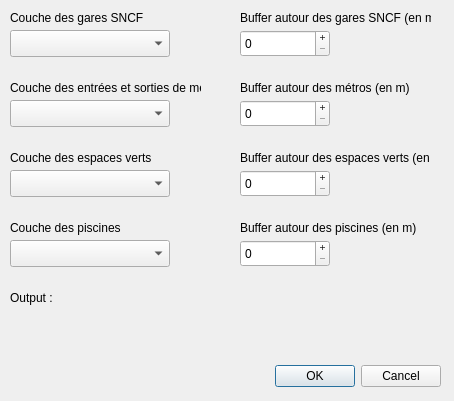
<?xml version="1.0" encoding="UTF-8"?>
<ui version="4.0">
 <class>LieuxPropicesDialogBase</class>
 <widget class="QDialog" name="LieuxPropicesDialogBase">
  <property name="geometry">
   <rect>
    <x>0</x>
    <y>0</y>
    <width>454</width>
    <height>401</height>
   </rect>
  </property>
  <property name="windowTitle">
   <string>Lieux Propices</string>
  </property>
  <widget class="QDialogButtonBox" name="button_OK">
   <property name="geometry">
    <rect>
     <x>100</x>
     <y>360</y>
     <width>341</width>
     <height>32</height>
    </rect>
   </property>
   <property name="orientation">
    <enum>Qt::Horizontal</enum>
   </property>
   <property name="standardButtons">
    <set>QDialogButtonBox::Cancel|QDialogButtonBox::Ok</set>
   </property>
  </widget>
  <widget class="QLabel" name="label">
   <property name="geometry">
    <rect>
     <x>10</x>
     <y>10</y>
     <width>141</width>
     <height>16</height>
    </rect>
   </property>
   <property name="text">
    <string>Couche des gares SNCF</string>
   </property>
  </widget>
  <widget class="QgsMapLayerComboBox" name="coucheGares">
   <property name="geometry">
    <rect>
     <x>10</x>
     <y>30</y>
     <width>160</width>
     <height>27</height>
    </rect>
   </property>
  </widget>
  <widget class="QLabel" name="label_2">
   <property name="geometry">
    <rect>
     <x>10</x>
     <y>80</y>
     <width>191</width>
     <height>16</height>
    </rect>
   </property>
   <property name="text">
    <string>Couche des entrées et sorties de métro</string>
   </property>
  </widget>
  <widget class="QgsMapLayerComboBox" name="coucheMetros">
   <property name="geometry">
    <rect>
     <x>10</x>
     <y>100</y>
     <width>160</width>
     <height>27</height>
    </rect>
   </property>
  </widget>
  <widget class="QLabel" name="label_3">
   <property name="geometry">
    <rect>
     <x>10</x>
     <y>150</y>
     <width>141</width>
     <height>16</height>
    </rect>
   </property>
   <property name="text">
    <string>Couche des espaces verts</string>
   </property>
  </widget>
  <widget class="QgsMapLayerComboBox" name="coucheEVs">
   <property name="geometry">
    <rect>
     <x>10</x>
     <y>170</y>
     <width>160</width>
     <height>27</height>
    </rect>
   </property>
  </widget>
  <widget class="QLabel" name="label_4">
   <property name="geometry">
    <rect>
     <x>10</x>
     <y>220</y>
     <width>141</width>
     <height>16</height>
    </rect>
   </property>
   <property name="text">
    <string>Couche des piscines</string>
   </property>
  </widget>
  <widget class="QgsMapLayerComboBox" name="couchePiscines">
   <property name="geometry">
    <rect>
     <x>10</x>
     <y>240</y>
     <width>160</width>
     <height>27</height>
    </rect>
   </property>
  </widget>
  <widget class="QgsSpinBox" name="distanceGares">
   <property name="geometry">
    <rect>
     <x>240</x>
     <y>30</y>
     <width>90</width>
     <height>27</height>
    </rect>
   </property>
   <property name="buttonSymbols">
    <enum>QAbstractSpinBox::PlusMinus</enum>
   </property>
   <property name="maximum">
    <number>10000</number>
   </property>
  </widget>
  <widget class="QLabel" name="label_5">
   <property name="geometry">
    <rect>
     <x>240</x>
     <y>10</y>
     <width>191</width>
     <height>16</height>
    </rect>
   </property>
   <property name="text">
    <string>Buffer autour des gares SNCF (en m)</string>
   </property>
  </widget>
  <widget class="QgsSpinBox" name="distanceMetros">
   <property name="geometry">
    <rect>
     <x>240</x>
     <y>100</y>
     <width>90</width>
     <height>27</height>
    </rect>
   </property>
   <property name="buttonSymbols">
    <enum>QAbstractSpinBox::PlusMinus</enum>
   </property>
   <property name="maximum">
    <number>10000</number>
   </property>
  </widget>
  <widget class="QLabel" name="label_6">
   <property name="geometry">
    <rect>
     <x>240</x>
     <y>80</y>
     <width>191</width>
     <height>16</height>
    </rect>
   </property>
   <property name="text">
    <string>Buffer autour des métros (en m)</string>
   </property>
  </widget>
  <widget class="QgsSpinBox" name="distanceEVs">
   <property name="geometry">
    <rect>
     <x>240</x>
     <y>170</y>
     <width>90</width>
     <height>27</height>
    </rect>
   </property>
   <property name="buttonSymbols">
    <enum>QAbstractSpinBox::PlusMinus</enum>
   </property>
   <property name="maximum">
    <number>10000</number>
   </property>
  </widget>
  <widget class="QLabel" name="label_7">
   <property name="geometry">
    <rect>
     <x>240</x>
     <y>150</y>
     <width>191</width>
     <height>16</height>
    </rect>
   </property>
   <property name="text">
    <string>Buffer autour des espaces verts (en m)</string>
   </property>
  </widget>
  <widget class="QgsSpinBox" name="distancePiscines">
   <property name="geometry">
    <rect>
     <x>240</x>
     <y>240</y>
     <width>90</width>
     <height>27</height>
    </rect>
   </property>
   <property name="buttonSymbols">
    <enum>QAbstractSpinBox::PlusMinus</enum>
   </property>
   <property name="maximum">
    <number>10000</number>
   </property>
  </widget>
  <widget class="QLabel" name="label_8">
   <property name="geometry">
    <rect>
     <x>240</x>
     <y>220</y>
     <width>191</width>
     <height>16</height>
    </rect>
   </property>
   <property name="text">
    <string>Buffer autour des piscines (en m)</string>
   </property>
  </widget>
  <widget class="QLabel" name="label_9">
   <property name="geometry">
    <rect>
     <x>10</x>
     <y>290</y>
     <width>191</width>
     <height>16</height>
    </rect>
   </property>
   <property name="text">
    <string>Output :</string>
   </property>
  </widget>
  <widget class="QgsFileWidget" name="fichierSortie">
   <property name="geometry">
    <rect>
     <x>10</x>
     <y>310</y>
     <width>261</width>
     <height>27</height>
    </rect>
   </property>
   <property name="storageMode">
    <enum>QgsFileWidget::SaveFile</enum>
   </property>
  </widget>
 </widget>
 <customwidgets>
  <customwidget>
   <class>QgsFileWidget</class>
   <extends>QWidget</extends>
   <header>qgsfilewidget.h</header>
  </customwidget>
  <customwidget>
   <class>QgsMapLayerComboBox</class>
   <extends>QComboBox</extends>
   <header>qgsmaplayercombobox.h</header>
  </customwidget>
  <customwidget>
   <class>QgsSpinBox</class>
   <extends>QSpinBox</extends>
   <header>qgsspinbox.h</header>
  </customwidget>
 </customwidgets>
 <resources/>
 <connections>
  <connection>
   <sender>button_OK</sender>
   <signal>accepted()</signal>
   <receiver>LieuxPropicesDialogBase</receiver>
   <slot>accept()</slot>
   <hints>
    <hint type="sourcelabel">
     <x>349</x>
     <y>360</y>
    </hint>
    <hint type="destinationlabel">
     <x>365</x>
     <y>294</y>
    </hint>
   </hints>
  </connection>
  <connection>
   <sender>button_OK</sender>
   <signal>clicked(QAbstractButton*)</signal>
   <receiver>LieuxPropicesDialogBase</receiver>
   <slot>reject()</slot>
   <hints>
    <hint type="sourcelabel">
     <x>155</x>
     <y>360</y>
    </hint>
    <hint type="destinationlabel">
     <x>234</x>
     <y>338</y>
    </hint>
   </hints>
  </connection>
 </connections>
</ui>
